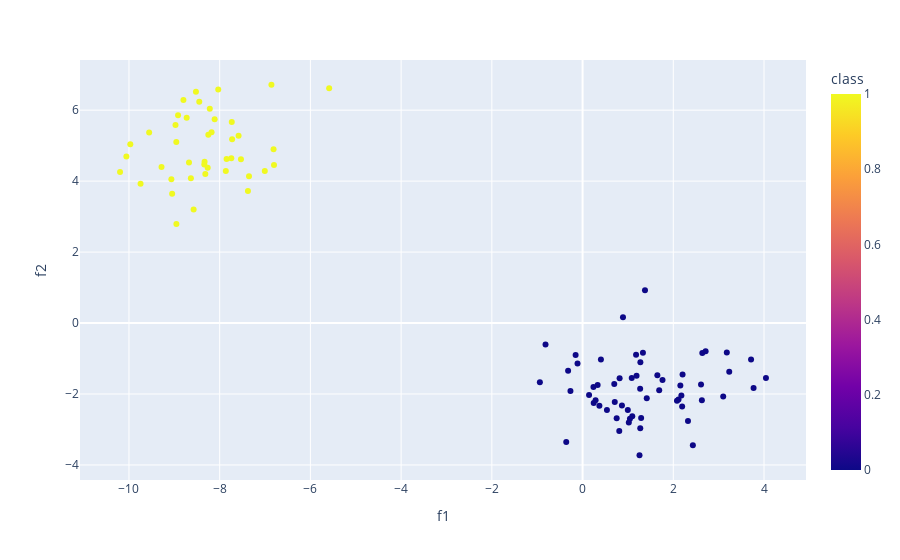

Notebook cell for this chart:
### Code cell
px.scatter(events[4], x='f1', y='f2', color='class')
